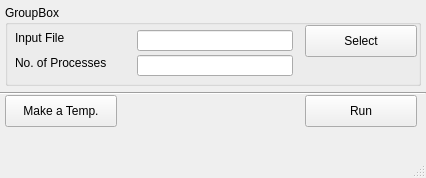
<?xml version="1.0" encoding="UTF-8"?>
<ui version="4.0">
 <class>MainWindow</class>
 <widget class="QMainWindow" name="MainWindow">
  <property name="geometry">
   <rect>
    <x>0</x>
    <y>0</y>
    <width>426</width>
    <height>178</height>
   </rect>
  </property>
  <property name="sizePolicy">
   <sizepolicy hsizetype="Minimum" vsizetype="Minimum">
    <horstretch>0</horstretch>
    <verstretch>0</verstretch>
   </sizepolicy>
  </property>
  <property name="minimumSize">
   <size>
    <width>426</width>
    <height>178</height>
   </size>
  </property>
  <property name="windowTitle">
   <string>MainWindow</string>
  </property>
  <widget class="QWidget" name="centralwidget">
   <widget class="QPushButton" name="pushButton_run">
    <property name="geometry">
     <rect>
      <x>305</x>
      <y>95</y>
      <width>112</width>
      <height>32</height>
     </rect>
    </property>
    <property name="statusTip">
     <string>Run simulation</string>
    </property>
    <property name="text">
     <string>Run</string>
    </property>
   </widget>
   <widget class="QPushButton" name="pushButton_test">
    <property name="geometry">
     <rect>
      <x>5</x>
      <y>95</y>
      <width>112</width>
      <height>32</height>
     </rect>
    </property>
    <property name="statusTip">
     <string>Make and save a template input file</string>
    </property>
    <property name="text">
     <string>Make a Temp.</string>
    </property>
   </widget>
   <widget class="QGroupBox" name="groupBox">
    <property name="geometry">
     <rect>
      <x>5</x>
      <y>5</y>
      <width>416</width>
      <height>81</height>
     </rect>
    </property>
    <property name="title">
     <string>GroupBox</string>
    </property>
    <widget class="QPushButton" name="pushButton_input_file">
     <property name="geometry">
      <rect>
       <x>300</x>
       <y>20</y>
       <width>112</width>
       <height>32</height>
      </rect>
     </property>
     <property name="text">
      <string>Select</string>
     </property>
    </widget>
    <widget class="QLabel" name="label">
     <property name="geometry">
      <rect>
       <x>10</x>
       <y>25</y>
       <width>58</width>
       <height>16</height>
      </rect>
     </property>
     <property name="text">
      <string>Input File</string>
     </property>
    </widget>
    <widget class="QLineEdit" name="lineEdit_input_file">
     <property name="geometry">
      <rect>
       <x>132</x>
       <y>25</y>
       <width>156</width>
       <height>21</height>
      </rect>
     </property>
    </widget>
    <widget class="QLineEdit" name="lineEdit_n_proc">
     <property name="geometry">
      <rect>
       <x>132</x>
       <y>50</y>
       <width>156</width>
       <height>21</height>
      </rect>
     </property>
    </widget>
    <widget class="QLabel" name="label_2">
     <property name="geometry">
      <rect>
       <x>10</x>
       <y>50</y>
       <width>116</width>
       <height>16</height>
      </rect>
     </property>
     <property name="text">
      <string>No. of Processes</string>
     </property>
    </widget>
   </widget>
   <widget class="Line" name="line">
    <property name="geometry">
     <rect>
      <x>0</x>
      <y>85</y>
      <width>426</width>
      <height>16</height>
     </rect>
    </property>
    <property name="orientation">
     <enum>Qt::Horizontal</enum>
    </property>
   </widget>
  </widget>
  <widget class="QMenuBar" name="menubar">
   <property name="geometry">
    <rect>
     <x>0</x>
     <y>0</y>
     <width>426</width>
     <height>22</height>
    </rect>
   </property>
  </widget>
  <widget class="QStatusBar" name="statusbar"/>
 </widget>
 <resources/>
 <connections/>
</ui>
